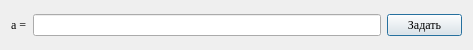
<?xml version="1.0" encoding="UTF-8"?>
<ui version="4.0">
 <class>Dialog</class>
 <widget class="QDialog" name="Dialog">
  <property name="geometry">
   <rect>
    <x>0</x>
    <y>0</y>
    <width>473</width>
    <height>50</height>
   </rect>
  </property>
  <property name="minimumSize">
   <size>
    <width>0</width>
    <height>50</height>
   </size>
  </property>
  <property name="maximumSize">
   <size>
    <width>16777215</width>
    <height>50</height>
   </size>
  </property>
  <property name="windowTitle">
   <string>Dialog</string>
  </property>
  <layout class="QGridLayout" name="gridLayout">
   <item row="0" column="2">
    <widget class="QPushButton" name="pushButton">
     <property name="sizePolicy">
      <sizepolicy hsizetype="Minimum" vsizetype="Fixed">
       <horstretch>0</horstretch>
       <verstretch>0</verstretch>
      </sizepolicy>
     </property>
     <property name="maximumSize">
      <size>
       <width>75</width>
       <height>16777215</height>
      </size>
     </property>
     <property name="font">
      <font>
       <family>Times New Roman</family>
       <pointsize>9</pointsize>
      </font>
     </property>
     <property name="text">
      <string>Задать</string>
     </property>
    </widget>
   </item>
   <item row="0" column="1">
    <widget class="QLineEdit" name="lineEdit"/>
   </item>
   <item row="0" column="0">
    <widget class="QLabel" name="label">
     <property name="font">
      <font>
       <family>Times New Roman</family>
       <pointsize>9</pointsize>
      </font>
     </property>
     <property name="text">
      <string>a =</string>
     </property>
    </widget>
   </item>
  </layout>
 </widget>
 <resources/>
 <connections/>
</ui>
